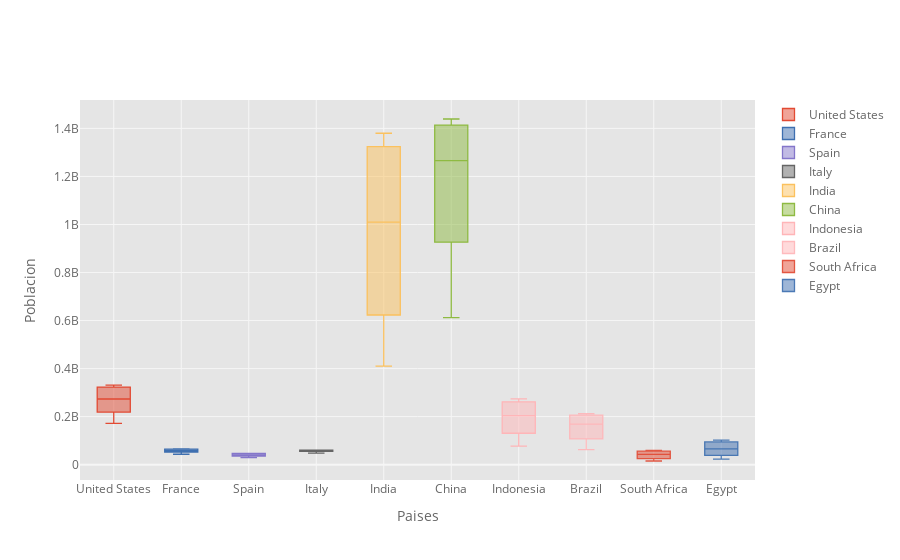

Notebook code for this chart:
### Markdown cell above
### Multiple Boxplot (grafica multiple de caja)

### Code cell
#en este caso bastara con eliminar la especificacion anterior (la que se referia al pais elegido)
df_population.iplot(kind='box', xTitle='Paises', yTitle='Poblacion')
